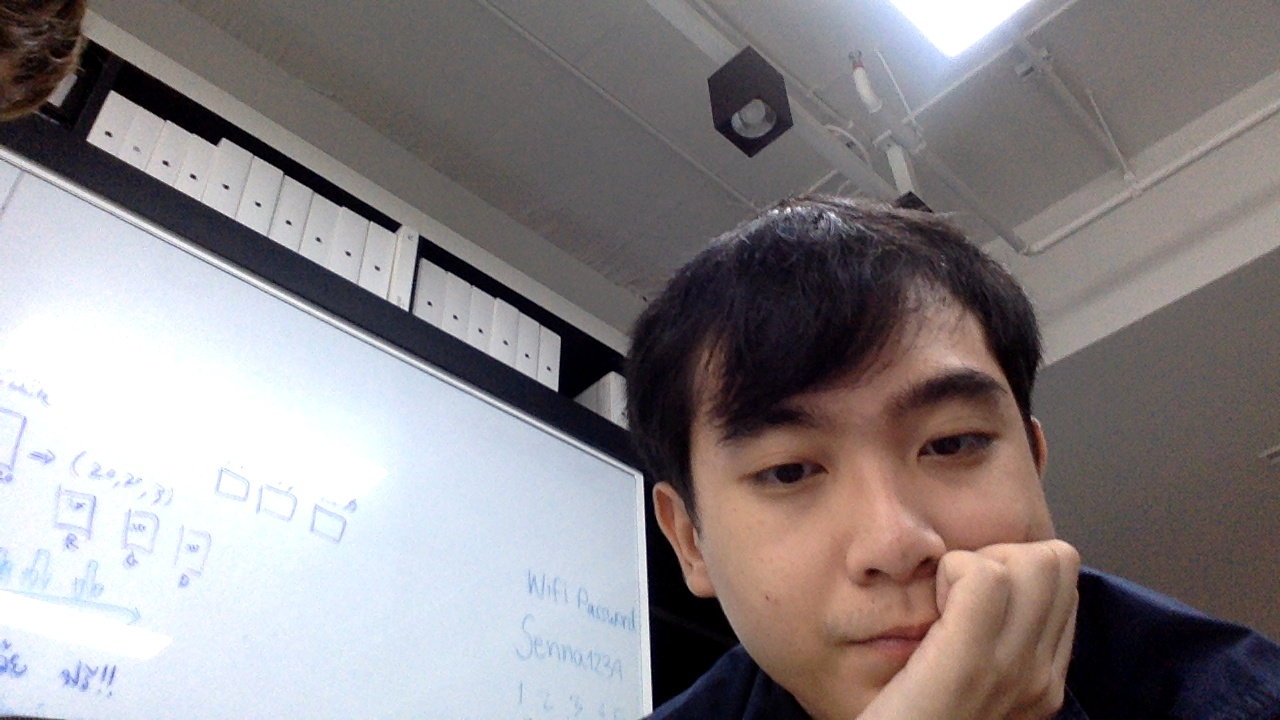
#> input picture facial_recognition/2020-08-11_10-53-35.jpg, 1280 x 720 px, given in place of the camera
$ python aod_mask.py
#> lines starting #> are read from the running program, lines starting #| are printed output that depends on the picture; after the words box and inside, x2 and y2 are one past the last pixel; in counts of white or black regions, pixels touching at a corner belong together
import numpy as np
import cv2
from human_detection import is_human
import math
import time

def getForegroundMask(frame, background, th):
    # reduce the nois in the farme
    frame =  cv2.blur(frame, (5,5))
    # get the absolute difference between the foreground and the background
    fgmask= cv2.absdiff(frame, background)
    # convert foreground mask to gray
    fgmask = cv2.cvtColor(fgmask, cv2.COLOR_BGR2GRAY)
    # apply threshold (th) on the foreground mask
    _, fgmask = cv2.threshold(fgmask, th, 255, cv2.THRESH_BINARY)
    # setting up a kernal for morphology
    kernel = cv2.getStructuringElement(cv2.MORPH_RECT, (5,5))
    # apply morpholoygy on the foreground mask to get a better result
    fgmask = cv2.morphologyEx(fgmask, cv2.MORPH_CLOSE, kernel)
    return fgmask

def MOG2init(history, T, nMixtures):
    # create an instance of MoG and setting up its history length
    fgbg = cv2.createBackgroundSubtractorMOG2(history)
    # setting up the protion of the background model
    fgbg.setBackgroundRatio(T)
    # setting up the number of MoG
    fgbg.setNMixtures(nMixtures)
    return fgbg

def extract_objs2(im, min_w=25, min_h=25, max_w=500, max_h=500, draw = None):
    kernel = cv2.getStructuringElement(cv2.MORPH_ELLIPSE,(10,10))
    arr = cv2.dilate(im, kernel, iterations=2)
    arr = np.array(arr, dtype=np.uint8)
    # cv2.imshow("arr",arr)
    _, th = cv2.threshold(arr,127,255,0)
    # cv2.imshow("th",th)
    contours, hierarchy = cv2.findContours(th, cv2.RETR_TREE, cv2.CHAIN_APPROX_SIMPLE)

    objs = []
    contours_list = []
    cv2.imwrite("tmp2.jpg", arr)
    for c in contours:
        contours_list.append(c)
        x,y,w,h = cv2.boundingRect(c)
        if (w >= min_w) & (w < max_w) & (h >= min_h ) & (h < max_h):
            objs.append([x,y,w,h, 1]) # The last one means that it is still needed to check
        else:
            print(w,h)
    return objs, contours_list

# this function returns static object map without pre-founded objects
def clean_map(m, o):
    rslt = np.copy(m)
    for i in range (0, len(o)):
        x, y= o[i][0], o[i][1]
        w, h= o[i][2], o[i][3]
        rslt[y:y+h, x:x+w] = 0
    return rslt

# print(is_human(cv2.imread("test_img.jpg")))

#cap = cv2.VideoCapture('AVSS_AB_EVAL_divx.avi')

hog = cv2.HOGDescriptor()
hog.setSVMDetector(cv2.HOGDescriptor_getDefaultPeopleDetector())


cap = cv2.VideoCapture(0)
time.sleep(2)
# cap = cv2.VideoCapture("rtsp://admin:HuaWei123@192.168.1.36:554/LiveMedia/ch1/Media2")

# background model
_, BG = cap.read()
#> BG is the input picture: shape (720, 1280, 3); mean B, G, R 135.5, 133.7, 139.4
# cv2.imwrite('bg_first_frame.jpg',BG)
# BG = cv2.imread('bg_first_frame.jpg')
# BG = cv2.flip(BG, -1)

# setting up a kernal for morphology
kernal = cv2.getStructuringElement(cv2.MORPH_ELLIPSE, (3,3))

# MoG for long background model
fgbgl = MOG2init(300, 0.4, 3)
# MoG for short background model
fgbgs = MOG2init(300, 0.4, 3)

longBackgroundInterval = 10
shortBackgroundINterval = 1

clfg = longBackgroundInterval   # counter for longbackgroundInterval
csfg = shortBackgroundINterval  # counter for shortBackgroundInteral

# static obj likelihood
L = np.zeros(np.shape(cap.read()[1])[0:2])
#> L: shape (720, 1280) float64; every value is 0

static_obj_map = np.zeros(np.shape(cap.read()[1])[0:2])

# static obj likelihood constants
k, maxe, thh= 5, 2000, 800

# obj-extraction constants
slidewindowtime = 0
minwindowsize = 70
stepsize = 20
static_objs = []
static_contours = []
th_sp = 300 # a th for number of static pixels

# mask = np.zeros(BG.shape[:2], dtype = "uint8") # (576, 720, 3), take (576,720) same height and width as the image

# WHITE: Update pts which is the Area of Interest
pts = np.array([[280,0],[280,80],[150,160],[0,280],[0,550],[650,550],[650,0]], np.int32)
# pts = np.array([])
# cv2.fillPoly(mask,[pts],255,1)
while(1):
    _, frame = cap.read()
    # frame = cv2.flip(frame, -1)
    f2 = frame.copy()
    # frame = cv2.bitwise_and(frame,frame,mask=mask)
    if clfg == longBackgroundInterval:
        frameL = np.copy(frame)
        fgbgl.apply(frameL)
        BL = fgbgl.getBackgroundImage(frameL)
        clfg = 0
    else:
        clfg += 1

    if csfg == shortBackgroundINterval:
        frameS = np.copy(frame)
        fgbgs.apply(frameS)
        BS = fgbgs.getBackgroundImage(frameS)
        csfg = 0
    else:
        csfg += 1

    # update short&long foregrounds
    FL = getForegroundMask(frame, BL, 70)
#> in getForegroundMask, `fgmask= cv2.absdiff(frame, background)`:
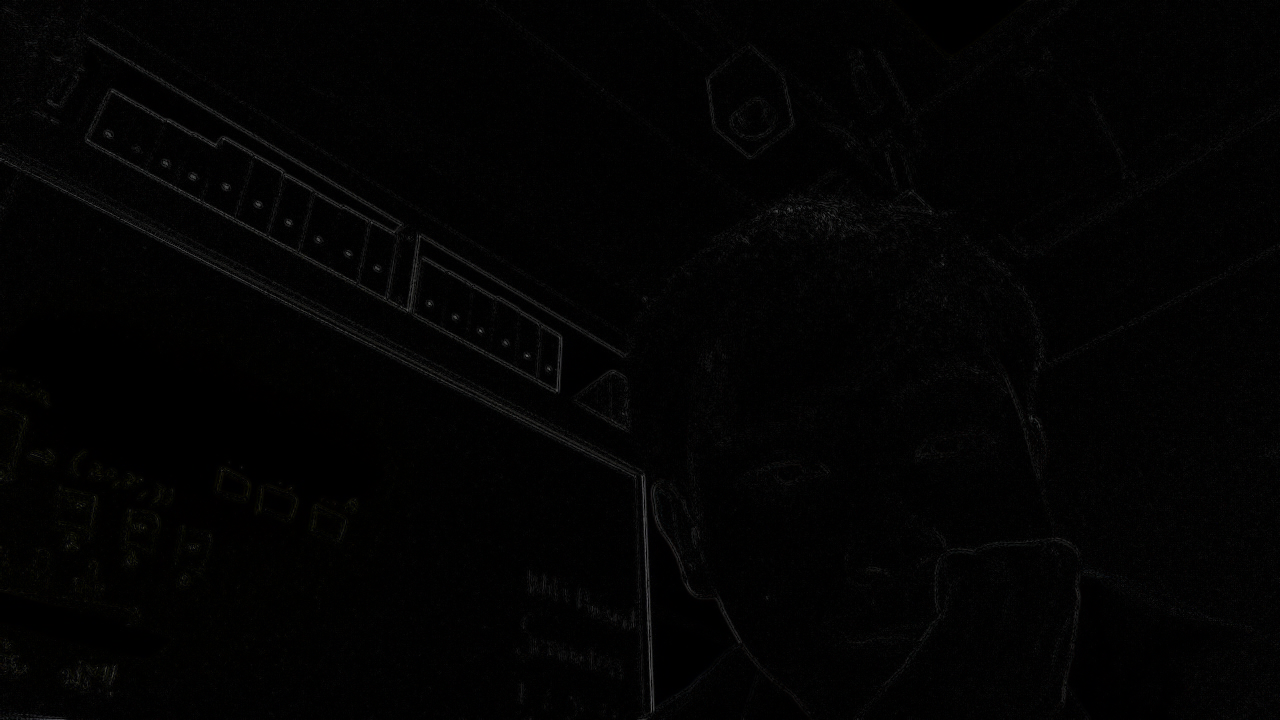
#> fgmask: shape (720, 1280, 3); mean of channels 0, 1, 2 2.7, 2.7, 2.8; drawn as B, G, R
#> in getForegroundMask, `_, fgmask = cv2.threshold(fgmask, th, 255, cv2.THRESH_BINARY)`: fgmask: shape (720, 1280); 0.02% white in thin lines or dots, all inside (x1, y1, x2, y2) = (55, 121, 654, 720)
    FS = getForegroundMask(frame, BS, 70)
    FG = getForegroundMask(frame, BG, 70)

    # detec static pixels and apply morphology on it
    static = FL&cv2.bitwise_not(FS)&FG
#> static: shape (720, 1280); every value is 0
    static = cv2.morphologyEx(static, cv2.MORPH_CLOSE, kernal)
    # cv2.imshow("static",static)
    # dectec non static objectes and apply morphology on it
    not_static = FS|cv2.bitwise_not(FL)
#> not_static: shape (720, 1280); every value is 255
    not_static = cv2.morphologyEx(not_static, cv2.MORPH_CLOSE, kernal)
    # cv2.imshow("not_static",not_static)
    # update static obj likelihood
    L = (static == 255) * (L+1) + ((static == 255)^1) * L
    L = (not_static == 255) * (L-k) + ((not_static == 255)^1) * L
#> L: shape (720, 1280) float64; every value is -5
    L[ L>maxe ] = maxe
    L[ L<0 ] = 0

    # update static obj map
    static_obj_map = L
    # static_obj_map[L >= thh ] = 254
    # static_obj_map[L < thh ] = 0


    # if number of nonzero elements in static obj map greater than min window size squared there
    # could be a potential static obj, we will need to wait 200 frame to be pased if the condtion
    # still true we will call "extract_objs" function and try to find these objects.
    # cv2.imshow("clean_map(static_obj_map, static_objs)",clean_map(static_obj_map, static_objs))
    print("Pixel diff", np.count_nonzero(clean_map(static_obj_map, static_objs)))
#| Pixel diff 0
    cv2.imshow("clean_map", clean_map(static_obj_map, static_objs))
    if(np.count_nonzero(clean_map(static_obj_map, static_objs)) > th_sp ):
        print("slidewindowtime",str(slidewindowtime))
        if(slidewindowtime > 200):
            new_objs, contours_list = extract_objs2(clean_map(static_obj_map, static_objs), draw = f2)
            # if we get new object, first we make sure that they are not dublicated ones and then
            # put the unique static objects in "static_objs" variable
            if(new_objs):
                for i in range(0, len(new_objs)):
                    if new_objs[i] not in static_objs:
                        static_objs.append(new_objs[i])
                        # static_contours.append(contours_list[i])
            if(contours_list):
                static_contours.append(contours_list)

            slidewindowtime = 0
        else:
            slidewindowtime += 1
    else:
            slidewindowtime = 0 if slidewindowtime < 0 else slidewindowtime - 1
#> slidewindowtime = -1
    # draw recatngle around static obj/s

    c=0
    print("len(static_objs) : ",len(static_objs))
    for i in range (0, len(static_objs)):
        if(static_objs[i-c]):
            x, y = static_objs[i-c][0], static_objs[i-c][1]
            w, h = static_objs[i-c][2], static_objs[i-c][3]
            cen_x = (x + (x+w)) * 0.5
            cen_y = (y + (y+h)) * 0.5
            check_human_flag = static_objs[i-c][4]
            # check if the current static obj still in the scene
            cv2.imshow("t", frame[y:y+h, x:x+w])
            # cv2.moveWindow('t',3000,-300)
            cv2.rectangle(f2, (x,y), (x+w,y+h), (0,0,255), 2)
            cv2.circle(f2, (int(cen_x), int(cen_y)), 7, (0,0,255), -1)
            cv2.imwrite("test_img.jpg", frame[y:y+h, x:x+w])
            if((np.count_nonzero(static_obj_map[y:y+h, x:x+w]) < w * h * .03)):
                static_objs.remove(static_objs[i-c])
                c += 1
                continue
            if(check_human_flag):
                if(check_human_flag > 25): # check if the founded obj is a human ever 1 sec
                    static_objs[i-c][4] = 0
                    if(is_human(frame[y-10:y+h+10, x-10:x+w+10])):
                        cv2.rectangle(frame, (x,y), (x+w,y+h), (255,0,0), 2)
                        print("is human")
                        continue
                    else:
                        print("no human")
                        continue
                else:
                    static_objs[i-c][4] += 1
#> after the loop, c = 0; static_objs = []


    # [23 lines of commented-out code are left out]
    cv2.imshow("frame", f2)
    # cv2.moveWindow('frame',1450,-300)
    cv2.imshow("BG", BS)
    # cv2.moveWindow('BG',2200,-300)


    key = cv2.waitKey(1) & 0xff
#> (key Esc is pressed here)
    if key == 27:
        cv2.imwrite("f1.jpg", frame)
        cv2.imwrite("BG.jpg", BS)
        break


cap.release()
#> (the run stopped early here; a loop or call above may not have finished)
